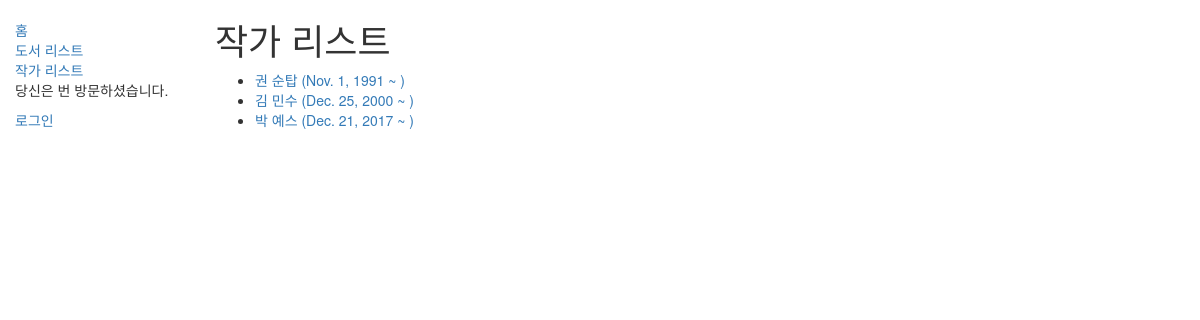
The app's page /catalog/authors/, older data.
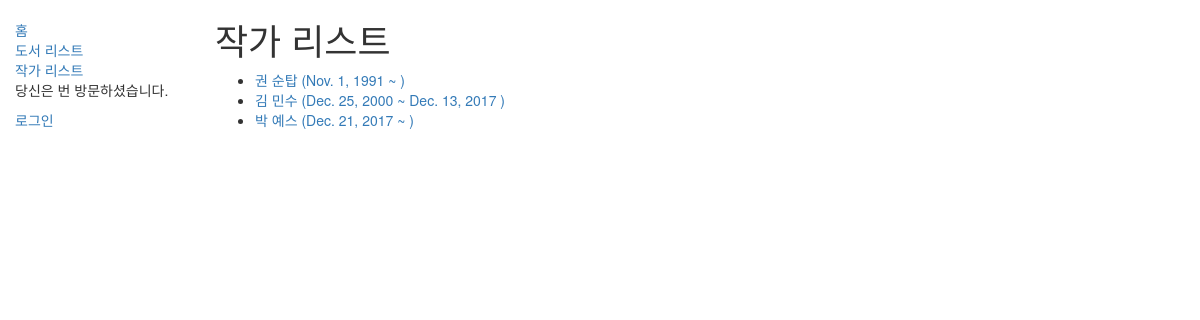
The same page, newer data.
### catalog/models.py (models this page shows, shortened)
class Author(models.Model):
	first_name = models.CharField(max_length=100)
	last_name = models.CharField(max_length=100)
	date_of_birth = models.DateField(null=True, blank=True)
	date_of_death = models.DateField('Died', null=True, blank=True)
	def get_absolute_url(self):
		return reverse('author-detail', args=[str(self.id)])

### catalog/views.py (the view)
class AuthorListView(generic.ListView):
	model = Author

### catalog/templates/catalog/author_list.html
{% extends "base_generic.html" %}
{% block content %}
<h1>작가 리스트</h1>
	{% if author_list %}
		<ul>
			{% for author in author_list %}
			<li>
				<a href="{{ author.get_absolute_url }}">
					{{ author.last_name }} {{ author.first_name }} ({{ author.date_of_birth }} ~
					{% if author.date_of_death != None %}
					{{ author.date_of_death }}
					{% endif %})
				</a>
			{% endfor %}
		</ul>
	{% else %}
		<p>등록된 작가가 없습니다.</p>
	{% endif %}
{% endblock %}

Row changes from the older to the newer data that the page shows:
changed Author "민수": date_of_death (not shown) → "Dec. 13, 2017"
